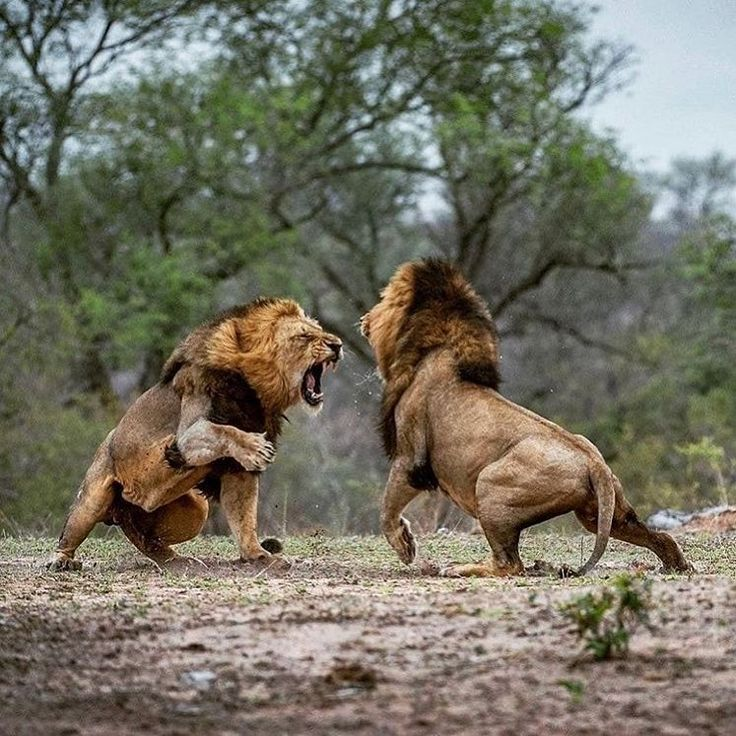
#> input picture OpenCV/04_OpenCV_IMAGE_PROCESSING/05_HISTOGRAM_EQUALIZATION/lion.png, 736 x 736 px
$ jupyter execute histogram_equalization.ipynb
#> lines starting #> are read from the running program, lines starting #| are printed output that depends on the picture
[cell 1]
import cv2 as cv
import numpy as np
from matplotlib import pyplot as plt

* Kontrast yaratmayı sağlar.
* Kötü çekilmiş resimleri zenginleştirir.

[cell 2]
def custom_hist(gray):
    h,w = gray.shape
    hist = np.zeros([256], dtype=np.int32)
    for row in range(h):
        for col in range(w):
            pv = gray[row,col]
            hist[pv] +=1
    y_pos = np.arange(0, 256, 1, dtype=np.int32)
    plt.bar(y_pos, hist, align='center', color='r', alpha=0.5)
    plt.xticks(y_pos,y_pos)
    plt.ylabel('Frequency')
    plt.title('Histogram')
    plt.show()

[cell 3]
src = cv.imread('lion.png')
#> src is the input picture: shape (736, 736, 3); mean B, G, R 98.9, 113.4, 116.5
gray = cv.cvtColor(src, cv.COLOR_BGR2GRAY)
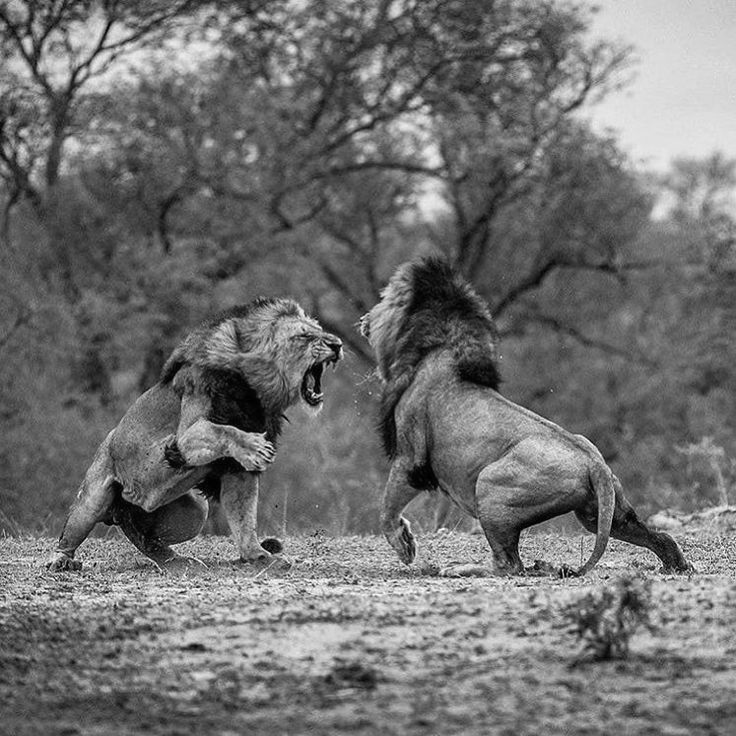
#> gray: shape (736, 736); min 0, max 253, mean 112.6
cv.imshow('input', gray)
cv.waitKey(1)
custom_hist(gray)
#> after the loop in custom_hist, `for row in range(h):`: hist = 256 values, max 6654 at index 91, min 0 at index 254, mean 2116
#> in custom_hist, `plt.show()`:
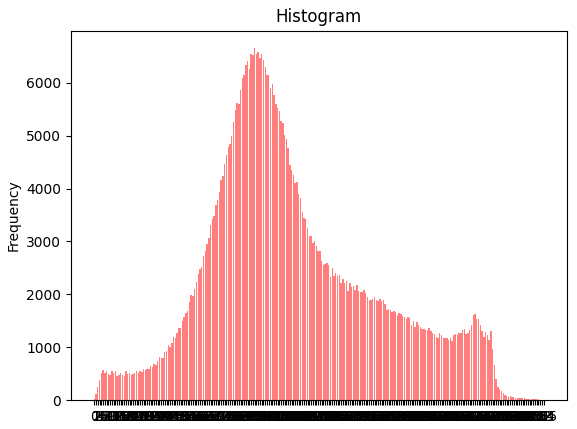
#> figure drawn by matplotlib, 1 panel; tallest bar 6654 high, from x = 90.6 to 91.4

[cell 4]
dst = cv.equalizeHist(gray)
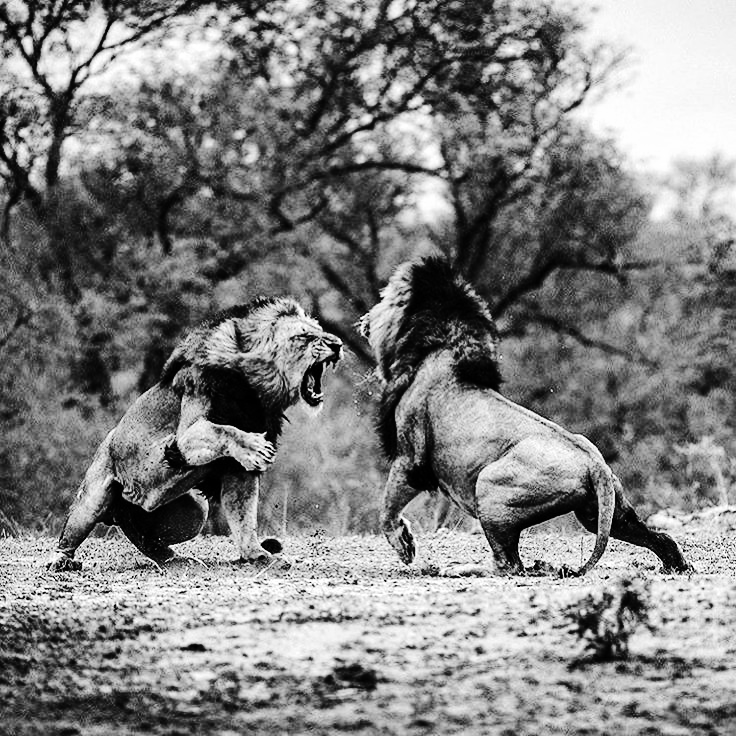
#> dst: shape (736, 736); min 0, max 255, mean 128.3

cv.imshow('Equalized Histogram', dst)
cv.waitKey(10000)
cv.destroyAllWindows()
custom_hist(dst)
#> after the loop in custom_hist (call 2), `for row in range(h):`: hist = 256 values, max 6654 at index 94, min 0 at index 26, mean 2116
#> in custom_hist (call 2), `plt.show()`:
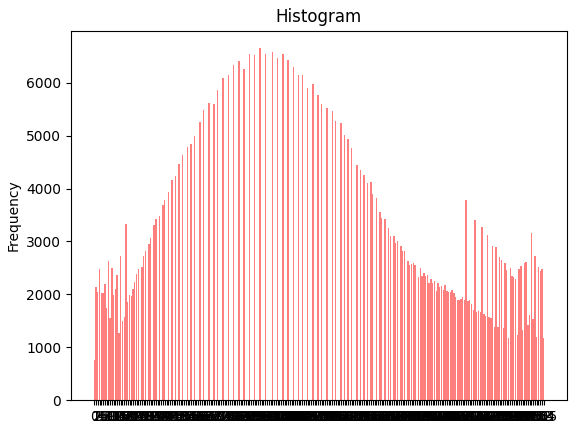
#> figure drawn by matplotlib, 1 panel; tallest bar 6654 high, from x = 93.6 to 94.4
